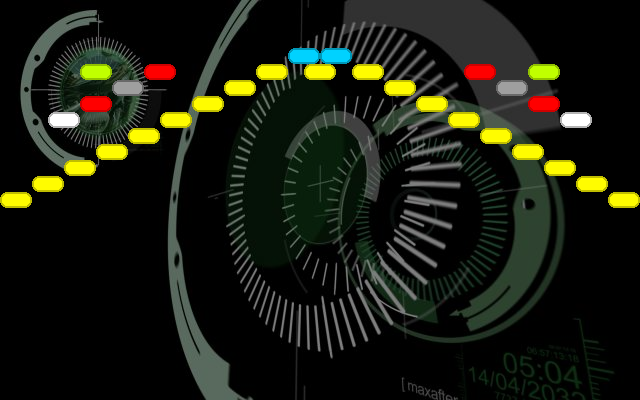

A 2D game scene composited from a Tiled map and its tileset images. What follows is a short description and the map's XML, with each tile layer's data collapsed to a summary:
An orthogonal 40x25 tile map with 16x16 px tiles, 1 tile layer (Tile Layer), 1 image layer and 1 object.

<map version="1.0" orientation="orthogonal" renderorder="right-down" width="40" height="25" tilewidth="16" tileheight="16" backgroundcolor="#000000">
 <tileset firstgid="1" name="Default" tilewidth="64" tileheight="16">
  <tile id="0">
   <properties>
    <property name="Name" value="BlueBlock" />
    <property name="Points" value="10" />
   </properties>
   <image width="32" height="16" source="../images/blue-block.png" />
  </tile>
  <tile id="1">
   <properties>
    <property name="Name" value="GreenBlock" />
    <property name="Points" value="20" />
   </properties>
   <image width="32" height="16" source="../images/green-block.png" />
  </tile>
  <tile id="2">
   <properties>
    <property name="Name" value="LightBlock" />
    <property name="Points" value="30" />
   </properties>
   <image width="32" height="16" source="../images/light-block.png" />
  </tile>
  <tile id="3">
   <properties>
    <property name="Name" value="RedBlock" />
    <property name="Points" value="50" />
   </properties>
   <image width="32" height="16" source="../images/red-block.png" />
  </tile>
  <tile id="4">
   <properties>
    <property name="Name" value="YellowBlock" />
    <property name="Points" value="5" />
   </properties>
   <image width="32" height="16" source="../images/yellow-block.png" />
  </tile>
  <tile id="5">
   <properties>
    <property name="Name" value="DarkBlock" />
    <property name="Points" value="100" />
   </properties>
   <image width="32" height="16" source="../images/dark-block.png" />
  </tile>
  <tile id="6">
   <properties>
    <property name="Name" value="Ball" />
   </properties>
   <image width="16" height="16" source="../images/ball.png" />
  </tile>
  <tile id="7">
   <properties>
    <property name="Name" value="Pad" />
   </properties>
   <image width="64" height="16" source="../images/pad.png" />
  </tile>
 </tileset>
 <imagelayer name="Background" y="-1" opacity="0.5">
  <image source="../backgrounds/abstract-background-27.jpg" trans="aaaa00" />
 </imagelayer>
 <layer name="Tile Layer" width="40" height="25">
  <data>[1000 cells, 31 non-empty, 6 distinct tile ids]</data>
 </layer>
 <objectgroup name="Boundaries">
  <object x="0" y="270" width="640" height="134" />
 </objectgroup>
</map>
